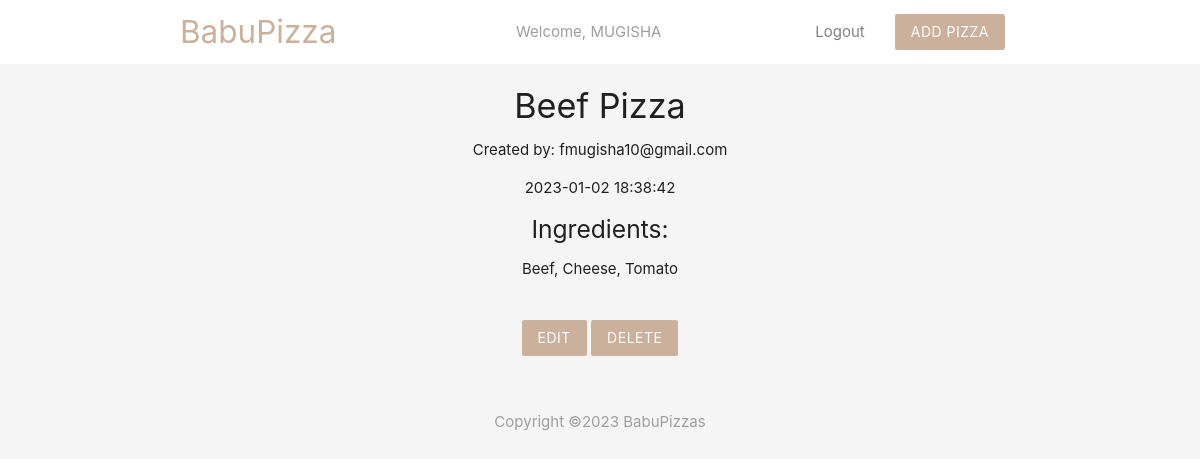
Page /details.php?id=28 (signed in) on the committed database.
### tables this page shows
CREATE TABLE `user` (
  `id` int(11) NOT NULL,
  `firstname` varchar(255) NOT NULL,
  `secondname` varchar(255) NOT NULL,
  `username` varchar(255) NOT NULL,
  `email` varchar(255) NOT NULL,
  `password` varchar(255) NOT NULL
);

CREATE TABLE `pizzas` (
  `id` int(11) NOT NULL,
  `image` varchar(255) NOT NULL,
  `title` varchar(255) NOT NULL,
  `ingredients` varchar(255) NOT NULL,
  `email` varchar(255) NOT NULL,
  `created_at` timestamp NOT NULL DEFAULT current_timestamp()
);

### details.php (the view, shortened to what this page needs)
<?php
  include('config/db_connect.php');
  if(isset($_GET['id'])) {
  	$id = mysqli_real_escape_string($db_connect, $_GET['id']);
  	$sql = "SELECT * FROM pizzas WHERE id=$id";
  	$result = mysqli_query($db_connect, $sql);
  	$pizza = mysqli_fetch_assoc($result);
  }
?>
<!DOCTYPE html>
<html>
<head>
</head>
<body>
	<?php include('templates/header.php') ?>
	<div class="container center">
		<?php if($pizza): ?>
			<h4><?php echo htmlspecialchars($pizza['title']); ?></h4>
			<p>Created by: <?php echo htmlspecialchars($pizza['email']); ?></p>
			<p><?php echo htmlspecialchars($pizza['created_at']); ?></p>
			<h5>Ingredients:</h5>
			<p><?php echo htmlspecialchars($pizza['ingredients']); ?></p>
			<form action="details.php" method="POST">
				<a href="update.php?id=<?php echo $pizza['id'] ?>" class="btn brand z-depth-0">Edit</a>
				<input type="submit" name="delete" value="Delete" class="btn brand z-depth-0">
			</form>
		<?php else: ?>
			<h5>There is no such pizza exists!</h5>
		<?php endif ?>
	</div>
	<?php include('templates/footer.php') ?>
</body>
</html>

### templates/header.php (shortened to what this page needs)
<?php
  include('config/db_connect.php');
  if(!empty($_SESSION['id'])) {
  	$id = $_SESSION['id'];
  	$data = mysqli_query($db_connect, "SELECT * FROM user WHERE id = $id");
  	$row = mysqli_fetch_assoc($data);
  } else {
  	header('Location: login.php');
  }
?>
<head>
	<link rel="stylesheet" href="https://cdnjs.cloudflare.com/ajax/libs/materialize/1.0.0/css/materialize.min.css">
</head>
<body class="grey lighten-4">
	<nav class="white z-depth-0">
		<div class="container">
			<a href="index.php" class="brand-logo brand-text">BabuPizza</a>
			<ul id="nav-mobile" class="center-pro hide-on-small-and-down">
			  <li class="grey-text">Welcome, <?php echo $row['firstname']; ?></li>
			</ul>
			<ul id="nav-mobile" class="right hide-on-small-and-down">
			    <li class="grey-text"><a href="logout.php" class="logout">Logout</a></li>
			    <li><a href="add.php" class="btn brand z-depth-0">Add Pizza</a></li>
			</ul>
		</div>
	</nav>

### templates/header.php (style rules this page uses)
.brand { background: #cbb09c !important; }
.brand-text { color: #cbb09c !important; }
form { max-width: 460px; margin: 20px auto; padding: 20px; }
.center-pro { margin-left: 40%; display: inline-block; }
.logout { color: grey !important; }

### rows in the picture
user: firstname "MUGISHA"
pizzas: title "Beef Pizza", email "fmugisha10@gmail.com", created_at "2023-01-02 18:38:42", ingredients "Beef, Cheese, Tomato"
